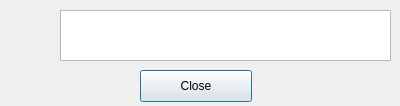
<?xml version="1.0" encoding="UTF-8"?>
<ui version="4.0">
 <class>Dialog</class>
 <widget class="QDialog" name="Dialog">
  <property name="geometry">
   <rect>
    <x>0</x>
    <y>0</y>
    <width>400</width>
    <height>106</height>
   </rect>
  </property>
  <property name="windowTitle">
   <string>Help</string>
  </property>
  <widget class="QPushButton" name="pushButton">
   <property name="geometry">
    <rect>
     <x>140</x>
     <y>70</y>
     <width>112</width>
     <height>32</height>
    </rect>
   </property>
   <property name="text">
    <string>Close</string>
   </property>
  </widget>
  <widget class="QTextBrowser" name="textBrowser">
   <property name="geometry">
    <rect>
     <x>60</x>
     <y>10</y>
     <width>331</width>
     <height>51</height>
    </rect>
   </property>
  </widget>
  <widget class="QLabel" name="label">
   <property name="geometry">
    <rect>
     <x>10</x>
     <y>15</y>
     <width>41</width>
     <height>41</height>
    </rect>
   </property>
   <property name="text">
    <string/>
   </property>
   <property name="pixmap">
    <pixmap>icons/icons8-help-40-2.png</pixmap>
   </property>
  </widget>
 </widget>
 <resources/>
 <connections/>
</ui>
